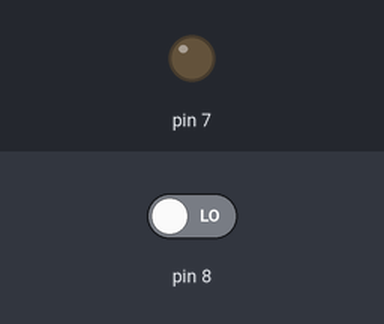
A sketch run on a simulated Arduino Uno, built with avr-gcc and run on an emulated ATmega328P. Shown: output pins drawn as LEDs (lit = HIGH). The inputs (shaded band) are chosen by the test bench; at power-on: pin 8 LOW. What the sketch prints to the serial monitor is not drawn.

Above: at 1.2 s.
1.3 s: pin 8 driven HIGH
At 2.3 s:
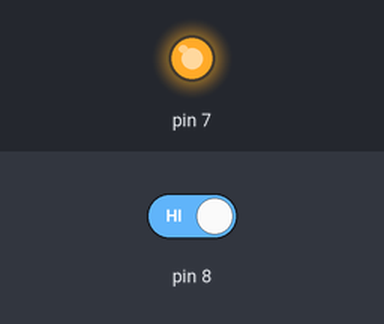
2.8 s: pin 8 driven LOW
At 3.4 s:
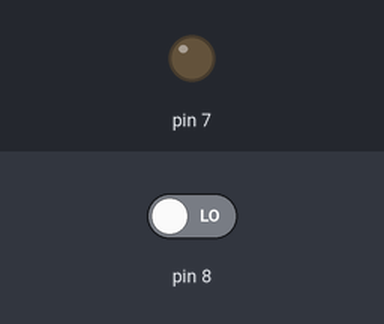
Timing chart, 0 to 5.8 s (numbered marks = the images above; inputs shaded):
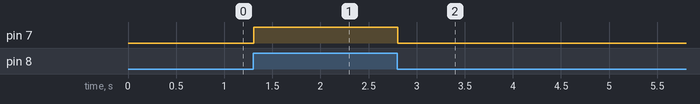

The sketch:

motion.ino
```cpp
void setup() {
  pinMode(8, INPUT);
  pinMode(7, OUTPUT);
Serial.begin(9600);
}

void loop( ) {
 int val = digitalRead(8);
 Serial.println(val);
 if(val == 1){
  digitalWrite(7, HIGH);
  }else{
    digitalWrite(7, LOW);
    }

}
```

Measured:
- after the input at 1.3 s, pin 7: LOW → HIGH at once
- after the input at 2.8 s, pin 7: HIGH → LOW at once
